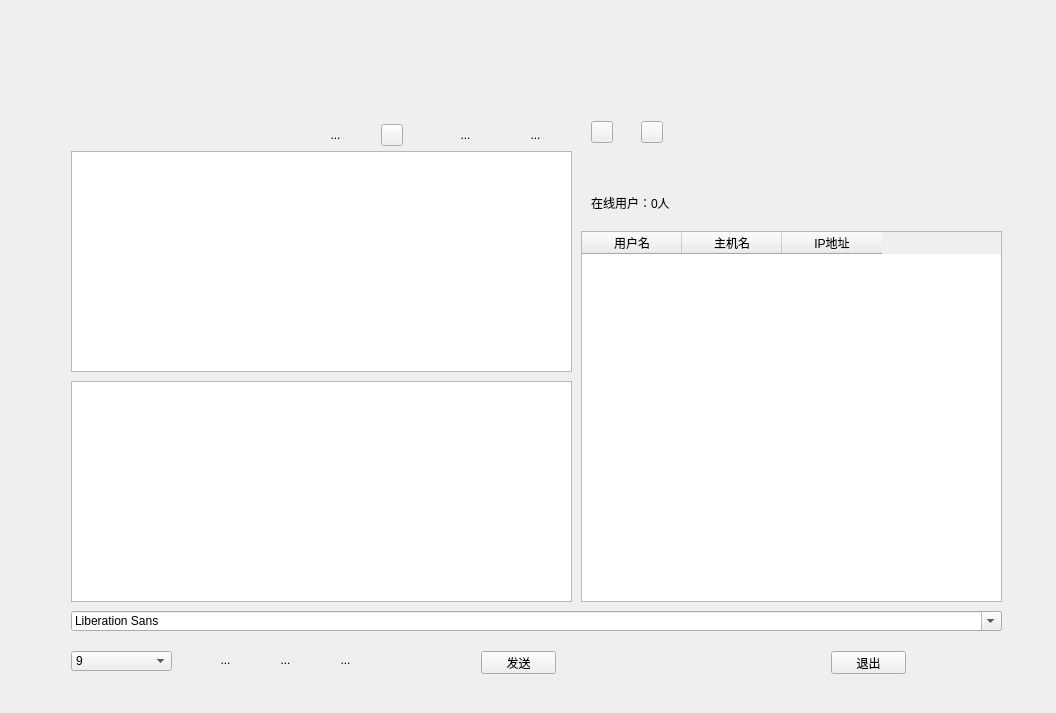
<?xml version="1.0" encoding="UTF-8"?>
<ui version="4.0">
 <class>Widget</class>
 <widget class="QWidget" name="Widget">
  <property name="geometry">
   <rect>
    <x>0</x>
    <y>0</y>
    <width>1056</width>
    <height>713</height>
   </rect>
  </property>
  <property name="windowTitle">
   <string>局域网聊天工具</string>
  </property>
  <property name="styleSheet">
   <string notr="true"/>
  </property>
  <layout class="QVBoxLayout" name="verticalLayout_2">
   <item>
    <widget class="QWidget" name="widget" native="true">
     <property name="styleSheet">
      <string notr="true">image: url(:/images/widgetbg.png);</string>
     </property>
     <widget class="QComboBox" name="sizeComboBox_2">
      <property name="geometry">
       <rect>
        <x>60</x>
        <y>640</y>
        <width>101</width>
        <height>20</height>
       </rect>
      </property>
      <property name="currentIndex">
       <number>0</number>
      </property>
      <item>
       <property name="text">
        <string>9</string>
       </property>
      </item>
      <item>
       <property name="text">
        <string>10</string>
       </property>
      </item>
      <item>
       <property name="text">
        <string>11</string>
       </property>
      </item>
      <item>
       <property name="text">
        <string>12</string>
       </property>
      </item>
      <item>
       <property name="text">
        <string>13</string>
       </property>
      </item>
      <item>
       <property name="text">
        <string>14</string>
       </property>
      </item>
      <item>
       <property name="text">
        <string>15</string>
       </property>
      </item>
      <item>
       <property name="text">
        <string>16</string>
       </property>
      </item>
      <item>
       <property name="text">
        <string>17</string>
       </property>
      </item>
      <item>
       <property name="text">
        <string>18</string>
       </property>
      </item>
     </widget>
     <widget class="QToolButton" name="colorToolBtn_2">
      <property name="geometry">
       <rect>
        <x>1223</x>
        <y>30</y>
        <width>29</width>
        <height>28</height>
       </rect>
      </property>
      <property name="toolTip">
       <string>更改字体颜色</string>
      </property>
      <property name="text">
       <string>...</string>
      </property>
      <property name="icon">
       <iconset resource="images.qrc">
        <normaloff>:/images/color.png</normaloff>:/images/color.png</iconset>
      </property>
      <property name="iconSize">
       <size>
        <width>22</width>
        <height>22</height>
       </size>
      </property>
      <property name="checkable">
       <bool>false</bool>
      </property>
      <property name="autoRaise">
       <bool>true</bool>
      </property>
     </widget>
     <widget class="QPushButton" name="sendButton_2">
      <property name="geometry">
       <rect>
        <x>470</x>
        <y>640</y>
        <width>75</width>
        <height>23</height>
       </rect>
      </property>
      <property name="text">
       <string>发送</string>
      </property>
     </widget>
     <widget class="QPushButton" name="exitButton_2">
      <property name="geometry">
       <rect>
        <x>820</x>
        <y>640</y>
        <width>75</width>
        <height>23</height>
       </rect>
      </property>
      <property name="text">
       <string>退出</string>
      </property>
     </widget>
     <widget class="QToolButton" name="underlineToolBtn_2">
      <property name="geometry">
       <rect>
        <x>320</x>
        <y>635</y>
        <width>29</width>
        <height>28</height>
       </rect>
      </property>
      <property name="toolTip">
       <string>下划线</string>
      </property>
      <property name="text">
       <string>...</string>
      </property>
      <property name="icon">
       <iconset resource="images.qrc">
        <normaloff>:/images/under.png</normaloff>:/images/under.png</iconset>
      </property>
      <property name="iconSize">
       <size>
        <width>22</width>
        <height>22</height>
       </size>
      </property>
      <property name="checkable">
       <bool>true</bool>
      </property>
      <property name="autoRaise">
       <bool>true</bool>
      </property>
     </widget>
     <widget class="QToolButton" name="italicToolBtn_2">
      <property name="geometry">
       <rect>
        <x>260</x>
        <y>635</y>
        <width>29</width>
        <height>28</height>
       </rect>
      </property>
      <property name="toolTip">
       <string>倾斜</string>
      </property>
      <property name="text">
       <string>...</string>
      </property>
      <property name="icon">
       <iconset resource="images.qrc">
        <normaloff>:/images/italic.png</normaloff>:/images/italic.png</iconset>
      </property>
      <property name="iconSize">
       <size>
        <width>22</width>
        <height>22</height>
       </size>
      </property>
      <property name="checkable">
       <bool>true</bool>
      </property>
      <property name="autoRaise">
       <bool>true</bool>
      </property>
     </widget>
     <widget class="QTableWidget" name="userTableWidget_2">
      <property name="geometry">
       <rect>
        <x>570</x>
        <y>220</y>
        <width>421</width>
        <height>371</height>
       </rect>
      </property>
      <property name="styleSheet">
       <string notr="true">background-image: url(:/images/bj.jpg);</string>
      </property>
      <property name="selectionMode">
       <enum>QAbstractItemView::SingleSelection</enum>
      </property>
      <property name="selectionBehavior">
       <enum>QAbstractItemView::SelectRows</enum>
      </property>
      <property name="showGrid">
       <bool>false</bool>
      </property>
      <column>
       <property name="text">
        <string>用户名</string>
       </property>
      </column>
      <column>
       <property name="text">
        <string>主机名</string>
       </property>
      </column>
      <column>
       <property name="text">
        <string>IP地址</string>
       </property>
      </column>
     </widget>
     <widget class="QPushButton" name="pushButton_4">
      <property name="geometry">
       <rect>
        <x>580</x>
        <y>110</y>
        <width>22</width>
        <height>22</height>
       </rect>
      </property>
      <property name="maximumSize">
       <size>
        <width>22</width>
        <height>22</height>
       </size>
      </property>
      <property name="text">
       <string/>
      </property>
      <property name="icon">
       <iconset resource="images.qrc">
        <normaloff>:/images/camera.png</normaloff>:/images/camera.png</iconset>
      </property>
      <property name="iconSize">
       <size>
        <width>22</width>
        <height>22</height>
       </size>
      </property>
     </widget>
     <widget class="QTextEdit" name="messageTextEdit_2">
      <property name="geometry">
       <rect>
        <x>60</x>
        <y>370</y>
        <width>501</width>
        <height>221</height>
       </rect>
      </property>
     </widget>
     <widget class="QToolButton" name="saveToolBtn_2">
      <property name="geometry">
       <rect>
        <x>440</x>
        <y>110</y>
        <width>29</width>
        <height>28</height>
       </rect>
      </property>
      <property name="toolTip">
       <string>保存聊天记录</string>
      </property>
      <property name="text">
       <string>...</string>
      </property>
      <property name="icon">
       <iconset resource="images.qrc">
        <normaloff>:/images/save.png</normaloff>:/images/save.png</iconset>
      </property>
      <property name="iconSize">
       <size>
        <width>22</width>
        <height>22</height>
       </size>
      </property>
      <property name="checkable">
       <bool>false</bool>
      </property>
      <property name="autoRaise">
       <bool>true</bool>
      </property>
     </widget>
     <widget class="QTextBrowser" name="messageBrowser_2">
      <property name="geometry">
       <rect>
        <x>60</x>
        <y>140</y>
        <width>501</width>
        <height>221</height>
       </rect>
      </property>
      <property name="styleSheet">
       <string notr="true"/>
      </property>
     </widget>
     <widget class="QToolButton" name="clearToolBtn_2">
      <property name="geometry">
       <rect>
        <x>510</x>
        <y>110</y>
        <width>29</width>
        <height>28</height>
       </rect>
      </property>
      <property name="toolTip">
       <string>清空聊天记录</string>
      </property>
      <property name="text">
       <string>...</string>
      </property>
      <property name="icon">
       <iconset resource="images.qrc">
        <normaloff>:/images/clear.png</normaloff>:/images/clear.png</iconset>
      </property>
      <property name="iconSize">
       <size>
        <width>22</width>
        <height>22</height>
       </size>
      </property>
      <property name="checkable">
       <bool>false</bool>
      </property>
      <property name="autoRaise">
       <bool>true</bool>
      </property>
     </widget>
     <widget class="QLabel" name="userNumLabel_2">
      <property name="geometry">
       <rect>
        <x>580</x>
        <y>180</y>
        <width>211</width>
        <height>23</height>
       </rect>
      </property>
      <property name="styleSheet">
       <string notr="true"/>
      </property>
      <property name="text">
       <string>在线用户：0人</string>
      </property>
     </widget>
     <widget class="QPushButton" name="pushButton_2">
      <property name="geometry">
       <rect>
        <x>370</x>
        <y>113</y>
        <width>22</width>
        <height>22</height>
       </rect>
      </property>
      <property name="maximumSize">
       <size>
        <width>22</width>
        <height>16777215</height>
       </size>
      </property>
      <property name="text">
       <string/>
      </property>
      <property name="icon">
       <iconset resource="images.qrc">
        <normaloff>:/images/voice.png</normaloff>:/images/voice.png</iconset>
      </property>
      <property name="iconSize">
       <size>
        <width>22</width>
        <height>22</height>
       </size>
      </property>
     </widget>
     <widget class="QToolButton" name="boldToolBtn_2">
      <property name="geometry">
       <rect>
        <x>200</x>
        <y>635</y>
        <width>29</width>
        <height>28</height>
       </rect>
      </property>
      <property name="toolTip">
       <string>加粗</string>
      </property>
      <property name="text">
       <string>...</string>
      </property>
      <property name="icon">
       <iconset resource="images.qrc">
        <normaloff>:/images/bold.png</normaloff>:/images/bold.png</iconset>
      </property>
      <property name="iconSize">
       <size>
        <width>22</width>
        <height>22</height>
       </size>
      </property>
      <property name="checkable">
       <bool>true</bool>
      </property>
      <property name="autoRaise">
       <bool>true</bool>
      </property>
     </widget>
     <widget class="QToolButton" name="sendToolBtn_2">
      <property name="geometry">
       <rect>
        <x>310</x>
        <y>110</y>
        <width>29</width>
        <height>28</height>
       </rect>
      </property>
      <property name="toolTip">
       <string>传输文件</string>
      </property>
      <property name="text">
       <string>...</string>
      </property>
      <property name="icon">
       <iconset resource="images.qrc">
        <normaloff>:/images/send.png</normaloff>:/images/send.png</iconset>
      </property>
      <property name="iconSize">
       <size>
        <width>22</width>
        <height>22</height>
       </size>
      </property>
      <property name="checkable">
       <bool>false</bool>
      </property>
      <property name="autoRaise">
       <bool>true</bool>
      </property>
     </widget>
     <widget class="QFontComboBox" name="fontComboBox">
      <property name="geometry">
       <rect>
        <x>60</x>
        <y>600</y>
        <width>931</width>
        <height>20</height>
       </rect>
      </property>
     </widget>
     <widget class="QPushButton" name="pushButton">
      <property name="geometry">
       <rect>
        <x>630</x>
        <y>110</y>
        <width>22</width>
        <height>22</height>
       </rect>
      </property>
      <property name="maximumSize">
       <size>
        <width>24</width>
        <height>24</height>
       </size>
      </property>
      <property name="text">
       <string/>
      </property>
      <property name="icon">
       <iconset resource="images.qrc">
        <normaloff>:/images/scissors_23.434554973822px_1200891_easyicon.net.png</normaloff>:/images/scissors_23.434554973822px_1200891_easyicon.net.png</iconset>
      </property>
      <property name="iconSize">
       <size>
        <width>22</width>
        <height>22</height>
       </size>
      </property>
     </widget>
    </widget>
   </item>
  </layout>
 </widget>
 <layoutdefault spacing="6" margin="11"/>
 <resources>
  <include location="images.qrc"/>
 </resources>
 <connections/>
</ui>
